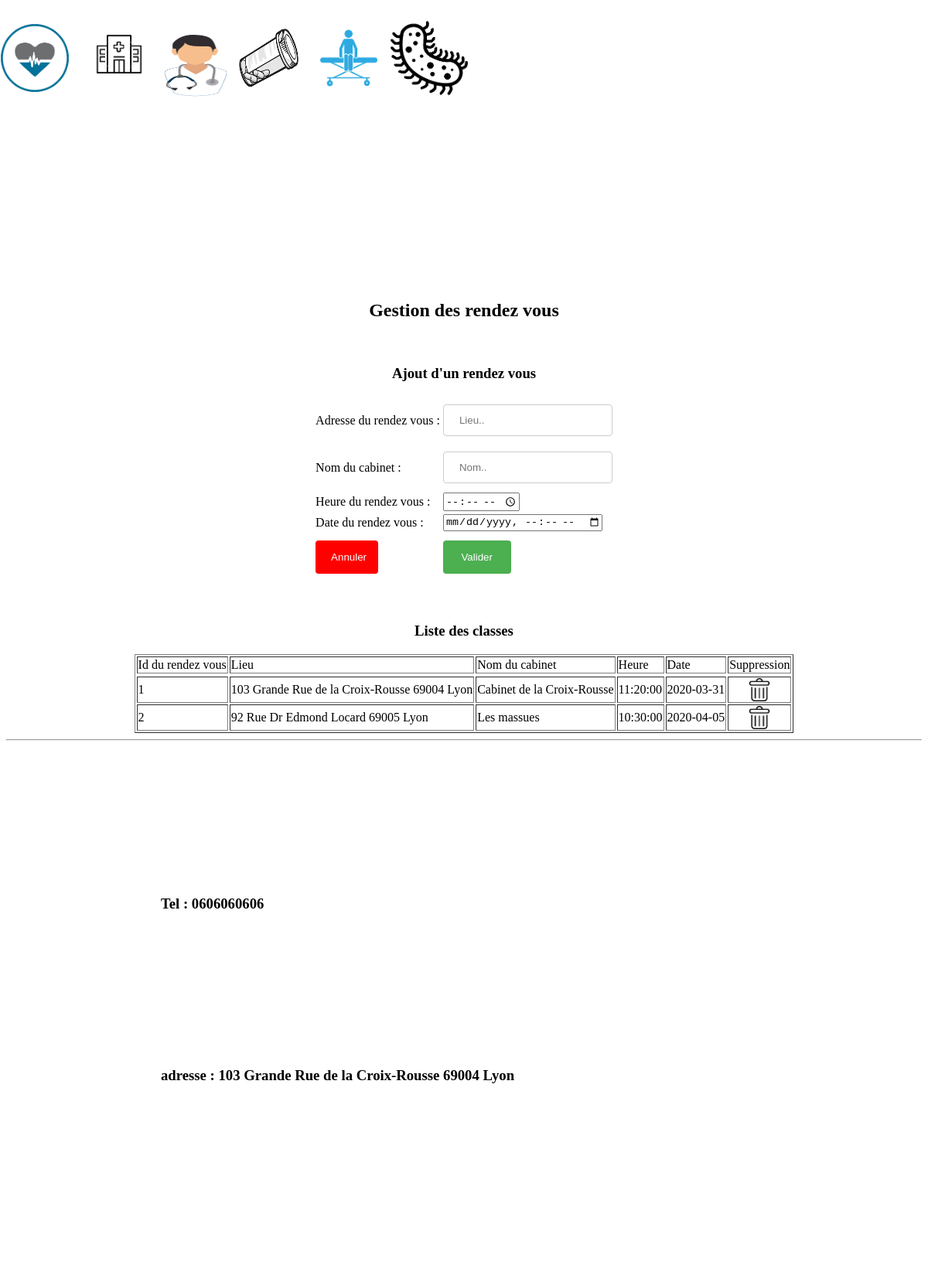
/index.php?page=1, run on the app's committed database.
### tables this page shows
create table rdv (
	idrdv int(11) not null auto_increment,
	adressrdv varchar(50),
	nomprdv varchar(50),
	heurerdv time,
	daterdv date, 
	primary key (idrdv)
);

### fonction.php (called while the page is built, shortened)
<?php
function connexion ()
{
	$con = mysqli_connect("localhost", "root", "" ,"medicc");
	return $con;
}
function selectALLrdv ()
{
	$con = connexion ();
	if( $con != null)
	{
		$requete ="select *  from rdv ;";
		$resultats = mysqli_query($con, $requete);
		return $resultats ;
	}
}
?>

### rdv.php (the view, shortened to what this page needs)
<br/>
<h2> Gestion des rendez vous  </h2>
<br>
<h3> Ajout d'un rendez vous </h3>
<form method="post" action="">
<table border="0">
<tr><td> Adresse du rendez vous :</td>
	<td> <input type="text" name="adressrdv" placeholder="Lieu.."></td>
</tr>
<tr><td> Nom du cabinet :</td>
	<td> <input type="text" name="nomprdv" placeholder="Nom.."></td>
</tr>
<tr><td> Heure du rendez vous :</td>
	<td> <input type="time" name="heurerdv" placeholder="Horaire.."></td>
</tr>
<tr><td> Date du rendez vous :</td>
	<td> <input type="datetime-local" name="daterdv" placeholder="Date.."></td>
</tr>
<tr> <td>
<input type="reset" name="Annuler" value="Annuler">
	</td>
	<td>
<input type="submit" name="Valider" value="Valider">
	</td>
</tr>
</table>
</form>
<br/>
<h3> Liste des classes </h3>
<table border = 1>
<tr> <td> Id du rendez vous </td>
	<td> Lieu </td>
	<td> Nom du cabinet </td>
	<td> Heure </td>
	<td> Date </td>
	<td> Suppression </td>
<tr>
	<?php
	$lesRdvs = selectALLrdv ();
	foreach($lesRdvs as $unRdv)
	{
	echo "<tr>	<td>".$unRdv['idrdv']."</td>
				<td>".$unRdv['adressrdv']."</td>
				<td>".$unRdv['nomprdv']."</td>
				<td>".$unRdv['heurerdv']."</td>
				<td>".$unRdv['daterdv']."</td>
				<td> <center> <a href='index.php?page=1&idrdv=".$unRdv['idrdv']."'>
					<img src = 'image/supprimer.png'
					width='30' height='30'> </center>
					 </a></td>
				</tr>";
	}
	?>
</table>

### index.php (style rules this page uses)
body { background-image: url(image/adn.png); }

### rdv.php (style rules this page uses)
input[type=text], select { width: 100%; padding: 12px 20px; margin: 8px 0; display: inline-block; border: 1px solid #ccc; border-radius: 4px; box-sizing: border-box; }
input[type=submit] { width: 40%; background-color: #4CAF50; color: white; padding: 14px 20px; margin: 8px 0; border: none; border-radius: 4px; cursor: pointer; }
input[type=reset] { width: 50%; background-color: red; color: white; padding: 14px 20px; margin: 8px 0; border: none; border-radius: 4px; cursor: pointer; }

### data on the page
rdv: idrdv "1", adressrdv "103 Grande Rue de la Croix-Rousse 69004 Lyon", nomprdv "Cabinet de la Croix-Rousse", heurerdv "11:20:00", daterdv "2020-03-31"
rdv: idrdv "2", adressrdv "92 Rue Dr Edmond Locard 69005 Lyon", nomprdv "Les massues", heurerdv "10:30:00", daterdv "2020-04-05"
